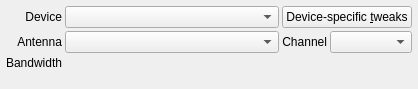
<?xml version="1.0" encoding="UTF-8"?>
<ui version="4.0">
 <class>SoapySDRSourcePage</class>
 <widget class="QWidget" name="SoapySDRSourcePage">
  <property name="geometry">
   <rect>
    <x>0</x>
    <y>0</y>
    <width>418</width>
    <height>89</height>
   </rect>
  </property>
  <property name="windowTitle">
   <string>Form</string>
  </property>
  <layout class="QGridLayout" name="gridLayout">
   <property name="leftMargin">
    <number>6</number>
   </property>
   <property name="topMargin">
    <number>6</number>
   </property>
   <property name="rightMargin">
    <number>6</number>
   </property>
   <property name="bottomMargin">
    <number>6</number>
   </property>
   <property name="spacing">
    <number>3</number>
   </property>
   <item row="0" column="1">
    <widget class="QComboBox" name="deviceCombo">
     <property name="sizePolicy">
      <sizepolicy hsizetype="Expanding" vsizetype="Fixed">
       <horstretch>0</horstretch>
       <verstretch>0</verstretch>
      </sizepolicy>
     </property>
     <property name="modelColumn">
      <number>0</number>
     </property>
    </widget>
   </item>
   <item row="4" column="1">
    <widget class="FrequencySpinBox" name="bandwidthSpinBox"/>
   </item>
   <item row="5" column="2">
    <spacer name="verticalSpacer">
     <property name="orientation">
      <enum>Qt::Vertical</enum>
     </property>
     <property name="sizeHint" stdset="0">
      <size>
       <width>20</width>
       <height>1</height>
      </size>
     </property>
    </spacer>
   </item>
   <item row="4" column="0">
    <widget class="QLabel" name="label_13">
     <property name="sizePolicy">
      <sizepolicy hsizetype="Preferred" vsizetype="Preferred">
       <horstretch>0</horstretch>
       <verstretch>0</verstretch>
      </sizepolicy>
     </property>
     <property name="text">
      <string>Bandwidth</string>
     </property>
     <property name="alignment">
      <set>Qt::AlignRight|Qt::AlignTrailing|Qt::AlignVCenter</set>
     </property>
    </widget>
   </item>
   <item row="0" column="0">
    <widget class="QLabel" name="label_10">
     <property name="sizePolicy">
      <sizepolicy hsizetype="Preferred" vsizetype="Preferred">
       <horstretch>0</horstretch>
       <verstretch>0</verstretch>
      </sizepolicy>
     </property>
     <property name="text">
      <string>Device</string>
     </property>
     <property name="alignment">
      <set>Qt::AlignRight|Qt::AlignTrailing|Qt::AlignVCenter</set>
     </property>
    </widget>
   </item>
   <item row="0" column="2" colspan="2">
    <widget class="QPushButton" name="deviceTweaksButton">
     <property name="text">
      <string>Device-specific &amp;tweaks</string>
     </property>
    </widget>
   </item>
   <item row="1" column="0">
    <widget class="QLabel" name="label_12">
     <property name="sizePolicy">
      <sizepolicy hsizetype="Preferred" vsizetype="Preferred">
       <horstretch>0</horstretch>
       <verstretch>0</verstretch>
      </sizepolicy>
     </property>
     <property name="text">
      <string>Antenna</string>
     </property>
     <property name="alignment">
      <set>Qt::AlignRight|Qt::AlignTrailing|Qt::AlignVCenter</set>
     </property>
    </widget>
   </item>
   <item row="1" column="1">
    <widget class="QComboBox" name="antennaCombo">
     <property name="sizePolicy">
      <sizepolicy hsizetype="Preferred" vsizetype="Fixed">
       <horstretch>0</horstretch>
       <verstretch>0</verstretch>
      </sizepolicy>
     </property>
    </widget>
   </item>
   <item row="1" column="2">
    <widget class="QLabel" name="label_11">
     <property name="sizePolicy">
      <sizepolicy hsizetype="Fixed" vsizetype="Preferred">
       <horstretch>0</horstretch>
       <verstretch>0</verstretch>
      </sizepolicy>
     </property>
     <property name="text">
      <string>Channel</string>
     </property>
     <property name="alignment">
      <set>Qt::AlignRight|Qt::AlignTrailing|Qt::AlignVCenter</set>
     </property>
    </widget>
   </item>
   <item row="1" column="3">
    <widget class="QComboBox" name="channelCombo"/>
   </item>
  </layout>
 </widget>
 <customwidgets>
  <customwidget>
   <class>FrequencySpinBox</class>
   <extends>QWidget</extends>
   <header>FrequencySpinBox.h</header>
  </customwidget>
 </customwidgets>
 <resources/>
 <connections/>
</ui>
